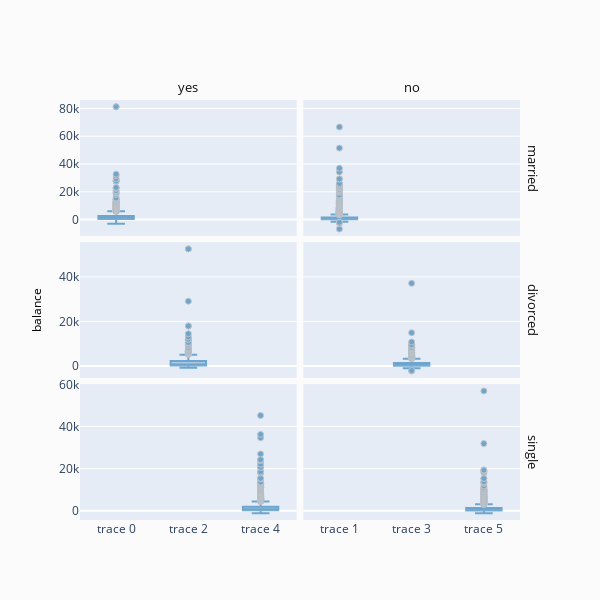

The notebook cell this image was saved under:
### Code cell
# Hmmm We have missed some important clients with some high balances. 
# This shouldn't be happening.
fig = ff.create_facet_grid(
    df,
    y='balance',
    facet_row='marital',
    facet_col='deposit',
    trace_type='box',
)

iplot(fig, filename='facet - box traces')

### Figure 1 — Plotly figure (JSON) as saved in the notebook; plotly's stock layout.template omitted (floating-point values rounded to 4 significant figures; data arrays with more than 128 entries replaced by an {"elided": "..."} marker saying what was removed)
{"data": [{"marker": {"color": "rgb(31, 119, 180)", "line": {"color": "darkgrey", "width": 1}}, "opacity": 0.6, "type": "box", "xaxis": "x", "y": {"elided": "2562 int values"}, "yaxis": "y"}, {"marker": {"color": "rgb(31, 119, 180)", "line": {"color": "darkgrey", "width": 1}}, "opacity": 0.6, "type": "box", "xaxis": "x2", "y": {"elided": "3253 int values"}, "yaxis": "y2"}, {"marker": {"color": "rgb(31, 119, 180)", "line": {"color": "darkgrey", "width": 1}}, "opacity": 0.6, "type": "box", "xaxis": "x3", "y": {"elided": "572 int values"}, "yaxis": "y3"}, {"marker": {"color": "rgb(31, 119, 180)", "line": {"color": "darkgrey", "width": 1}}, "opacity": 0.6, "type": "box", "xaxis": "x4", "y": {"elided": "602 int values"}, "yaxis": "y4"}, {"marker": {"color": "rgb(31, 119, 180)", "line": {"color": "darkgrey", "width": 1}}, "opacity": 0.6, "type": "box", "xaxis": "x5", "y": {"elided": "1833 int values"}, "yaxis": "y5"}, {"marker": {"color": "rgb(31, 119, 180)", "line": {"color": "darkgrey", "width": 1}}, "opacity": 0.6, "type": "box", "xaxis": "x6", "y": {"elided": "1503 int values"}, "yaxis": "y6"}], "layout": {"annotations": [{"font": {"color": "#0f0f0f", "size": 13}, "showarrow": false, "text": "yes", "textangle": 0, "x": 0.2462, "xanchor": "center", "xref": "paper", "y": 1.03, "yanchor": "middle", "yref": "paper"}, {"font": {"color": "#0f0f0f", "size": 13}, "showarrow": false, "text": "no", "textangle": 0, "x": 0.7537, "xanchor": "center", "xref": "paper", "y": 1.03, "yanchor": "middle", "yref": "paper"}, {"font": {"color": "#0f0f0f", "size": 13}, "showarrow": false, "text": "married", "textangle": 90, "x": 1.03, "xanchor": "center", "xref": "paper", "y": 0.8383, "yanchor": "middle", "yref": "paper"}, {"font": {"color": "#0f0f0f", "size": 13}, "showarrow": false, "text": "divorced", "textangle": 90, "x": 1.03, "xanchor": "center", "xref": "paper", "y": 0.5, "yanchor": "middle", "yref": "paper"}, {"font": {"color": "#0f0f0f", "size": 13}, "showarrow": false, "text": "single", "textangle": 90, "x": 1.03, "xanchor": "center", "xref": "paper", "y": 0.1617, "yanchor": "middle", "yref": "paper"}, {"font": {"color": "#000000", "size": 12}, "showarrow": false, "text": "", "textangle": 0, "x": 0.5, "xanchor": "center", "xref": "paper", "y": -0.1, "yanchor": "middle", "yref": "paper"}, {"font": {"color": "#000000", "size": 12}, "showarrow": false, "text": "balance", "textangle": -90, "x": -0.1, "xanchor": "center", "xref": "paper", "y": 0.5, "yanchor": "middle", "yref": "paper"}], "height": 600, "legend": {"bgcolor": "#efefef", "borderwidth": 1, "x": 1.05, "y": 1, "yanchor": "top"}, "paper_bgcolor": "rgb(251, 251, 251)", "showlegend": false, "title": {"text": ""}, "width": 600, "xaxis": {"anchor": "y", "domain": [0, 0.4925], "matches": "x5", "showticklabels": false}, "xaxis2": {"anchor": "y2", "domain": [0.5075, 1], "matches": "x6", "showticklabels": false}, "xaxis3": {"anchor": "y3", "domain": [0, 0.4925], "matches": "x5", "showticklabels": false}, "xaxis4": {"anchor": "y4", "domain": [0.5075, 1], "matches": "x6", "showticklabels": false}, "xaxis5": {"anchor": "y5", "domain": [0, 0.4925]}, "xaxis6": {"anchor": "y6", "domain": [0.5075, 1]}, "yaxis": {"anchor": "x", "domain": [0.6767, 1]}, "yaxis2": {"anchor": "x2", "domain": [0.6767, 1], "matches": "y", "showticklabels": false}, "yaxis3": {"anchor": "x3", "domain": [0.3383, 0.6617]}, "yaxis4": {"anchor": "x4", "domain": [0.3383, 0.6617], "matches": "y3", "showticklabels": false}, "yaxis5": {"anchor": "x5", "domain": [0, 0.3233]}, "yaxis6": {"anchor": "x6", "domain": [0, 0.3233], "matches": "y5", "showticklabels": false}}}
